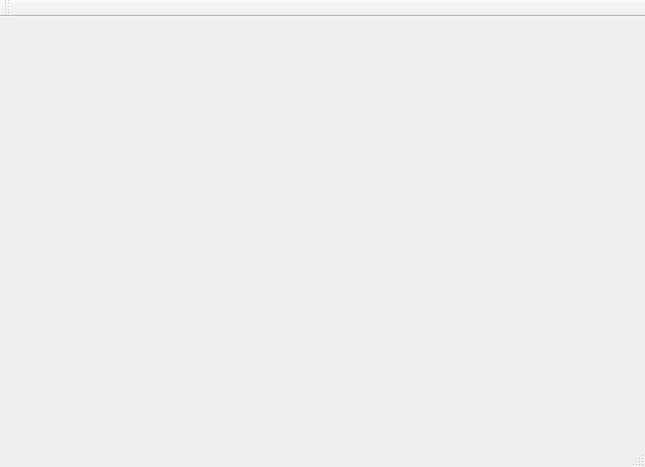
<?xml version="1.0" encoding="UTF-8"?>
<ui version="4.0">
 <class>Sudoku</class>
 <widget class="QMainWindow" name="Sudoku">
  <property name="windowModality">
   <enum>Qt::NonModal</enum>
  </property>
  <property name="geometry">
   <rect>
    <x>0</x>
    <y>0</y>
    <width>645</width>
    <height>467</height>
   </rect>
  </property>
  <property name="windowTitle">
   <string>Sudoku</string>
  </property>
  <widget class="QWidget" name="centralWidget">
   <widget class="QWidget" name="gridLayoutWidget">
    <property name="geometry">
     <rect>
      <x>10</x>
      <y>10</y>
      <width>611</width>
      <height>291</height>
     </rect>
    </property>
    <layout class="QGridLayout" name="gLTablero">
     <property name="sizeConstraint">
      <enum>QLayout::SetDefaultConstraint</enum>
     </property>
     <item row="0" column="0">
      <layout class="QGridLayout" name="gL_1"/>
     </item>
     <item row="1" column="2">
      <layout class="QGridLayout" name="gL_6"/>
     </item>
     <item row="0" column="1">
      <layout class="QGridLayout" name="gL_2"/>
     </item>
     <item row="0" column="2">
      <layout class="QGridLayout" name="gL_3"/>
     </item>
     <item row="1" column="0">
      <layout class="QGridLayout" name="gL_4"/>
     </item>
     <item row="1" column="1">
      <layout class="QGridLayout" name="gL_5"/>
     </item>
     <item row="2" column="0">
      <layout class="QGridLayout" name="gL_7"/>
     </item>
     <item row="2" column="1">
      <layout class="QGridLayout" name="gL_8"/>
     </item>
     <item row="2" column="2">
      <layout class="QGridLayout" name="gL_9"/>
     </item>
    </layout>
   </widget>
  </widget>
  <widget class="QMenuBar" name="menuBar">
   <property name="geometry">
    <rect>
     <x>0</x>
     <y>0</y>
     <width>645</width>
     <height>21</height>
    </rect>
   </property>
  </widget>
  <widget class="QToolBar" name="mainToolBar">
   <attribute name="toolBarArea">
    <enum>TopToolBarArea</enum>
   </attribute>
   <attribute name="toolBarBreak">
    <bool>false</bool>
   </attribute>
  </widget>
  <widget class="QStatusBar" name="statusBar"/>
 </widget>
 <layoutdefault spacing="6" margin="11"/>
 <resources/>
 <connections/>
</ui>
